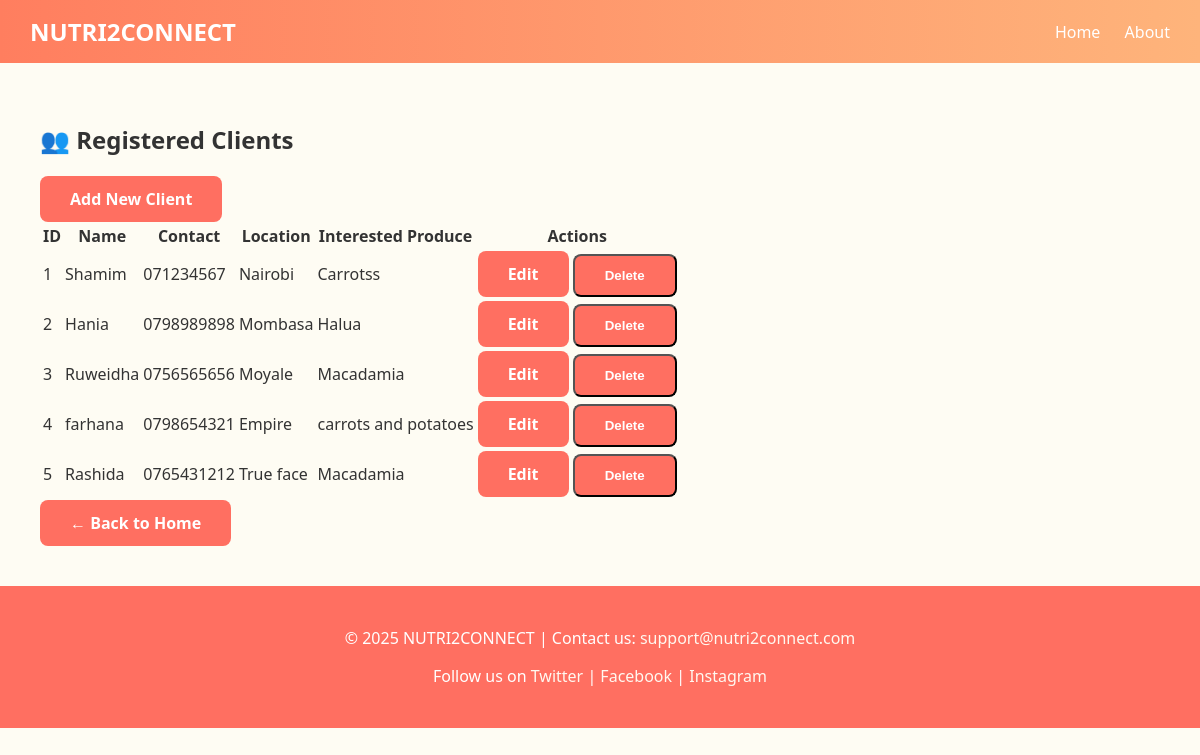
Before: /clients/ with the older database file.
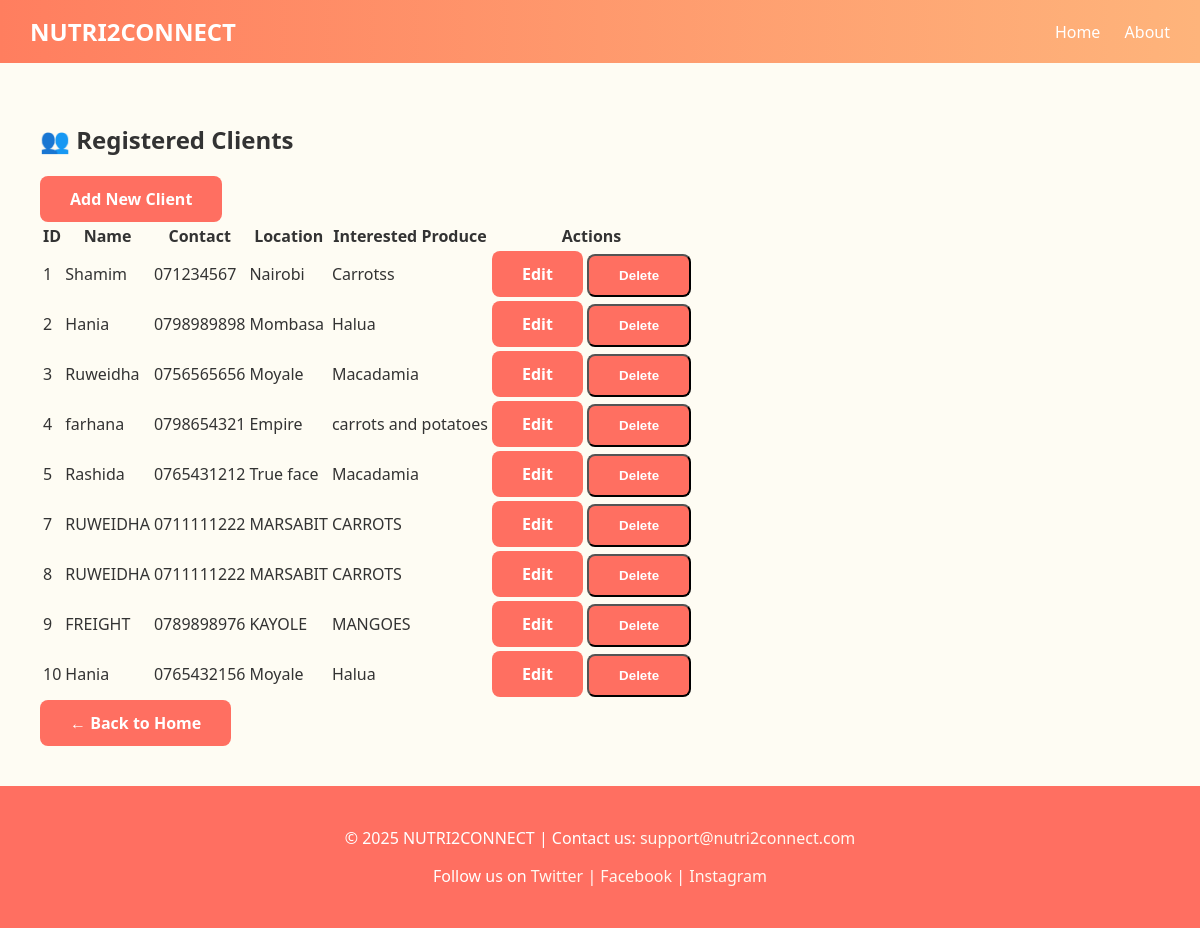
After: the same page with the newer database file.
### nutriconnect/models.py (models this page shows, shortened)
class Client(models.Model):
    name = models.CharField(max_length=100)
    contact = models.CharField(max_length=15)
    location = models.CharField(max_length=100)
    interested_produce = models.CharField(max_length=100)

### nutriconnect/views.py (the view)
# urls.py: path('clients/', views.client_list, name='client_list'),
def client_list(request):
    clients = Client.objects.all()
    return render(request, "nutriconnect/client_list.html", {"clients": clients})

### nutriconnect/templates/nutriconnect/client_list.html (shortened to what this page needs)
{% extends 'nutriconnect/base.html' %}
{% block content %}
<div class="container mt-5">
    <h2 class="mb-4 text-primary">👥 Registered Clients</h2>
    <a href="{% url 'client_create' %}" class="btn btn-primary mb-4 shadow-sm">
         Add New Client
    </a>
    <div class="table-responsive">
        <table class="table table-bordered table-hover table-striped align-middle">
            <thead class="table-primary">
                <tr>
                    <th>ID</th>
                    <th>Name</th>
                    <th>Contact</th>
                    <th>Location</th>
                    <th>Interested Produce</th>
                    <th class="text-center">Actions</th>
                </tr>
            </thead>
            <tbody>
            {% if clients %}
                {% for client in clients %}
                <tr>
                    <td>{{ client.id }}</td>
                    <td>{{ client.name }}</td>
                    <td>{{ client.contact }}</td>
                    <td>{{ client.location }}</td>
                    <td>{{ client.interested_produce }}</td>
                    <td class="text-center">
                        <a href="{% url 'client_update' client.id %}" class="btn btn-sm btn-outline-primary me-2">Edit</a>
                        <form action="{% url 'client_delete' client.id %}" method="post" style="display:inline;">
                            <button type="submit" class="btn btn-sm btn-outline-danger" onclick="return confirm('Confirm deletion of client {{ client.name }}?');">
                                Delete
                            </button>
                        </form>
                    </td>
                </tr>
                {% endfor %}
            {% else %}
                <tr>
                    <td colspan="6" class="text-center text-muted">No clients found. Start by adding a new client!</td>
                </tr>
            {% endif %}
            </tbody>
        </table>
    </div>
    <a href="{% url 'home' %}" class="btn btn-secondary mt-3">← Back to Home</a>
</div>
{% endblock %}

### nutriconnect/templates/nutriconnect/base.html (shortened to what this page needs)
{% load static %}
<!DOCTYPE html>
<html lang="en">
<head>
    <link rel="stylesheet" href="{% static 'nutriconnect/css/styles.css' %}">
</head>
<body>
    <nav>
        <div class="logo"><a href="{% url 'home' %}">NUTRI2CONNECT</a></div>
        <div class="menu">
            <a href="{% url 'home' %}">Home</a>
            <a href="#about">About</a>
        </div>
    </nav>
    <div class="container">
        {% block content %}
        {% endblock %}
    </div>
    <footer>
        <p>&copy; 2025 NUTRI2CONNECT | Contact us: <a href="mailto:support@nutri2connect.com">support@nutri2connect.com</a></p>
        <p>Follow us on <a href="#">Twitter</a> | <a href="#">Facebook</a> | <a href="#">Instagram</a></p>
    </footer>
</body>
</html>

### nutriconnect/templates/nutriconnect/base.html (style rules this page uses)
body { font-family: 'Segoe UI', Tahoma, Geneva, Verdana, sans-serif; margin: 0; padding: 0; background: #fefcf3; color: #333; }
a { text-decoration: none; color: inherit; }
nav { background: linear-gradient(90deg, #ff7e5f, #feb47b); padding: 15px 30px; display: flex; justify-content: space-between; align-items: center; color: white; }
nav .logo { font-weight: bold; font-size: 24px; }
nav .menu a { margin-left: 20px; font-weight: 500; transition: color 0.3s; }
footer { background-color: #ff6f61; color: white; text-align: center; padding: 25px 10px; }
footer a { color: #fff8f0; }
.btn { display: inline-block; padding: 12px 30px; border-radius: 8px; font-weight: bold; background: #ff6f61; color: white; transition: background 0.3s; text-align: center; }
.container { max-width: 1200px; margin: auto; padding: 20px; }

Changed rows visible on the page:
added Client: id "7", name "RUWEIDHA", contact "0711111222", location "MARSABIT", interested_produce "CARROTS"
added Client: id "8", name "RUWEIDHA", contact "0711111222", location "MARSABIT", interested_produce "CARROTS"
added Client: id "9", name "FREIGHT", contact "0789898976", location "KAYOLE", interested_produce "MANGOES"
added Client: id "10", name "Hania", contact "0765432156", location "Moyale", interested_produce "Halua"
